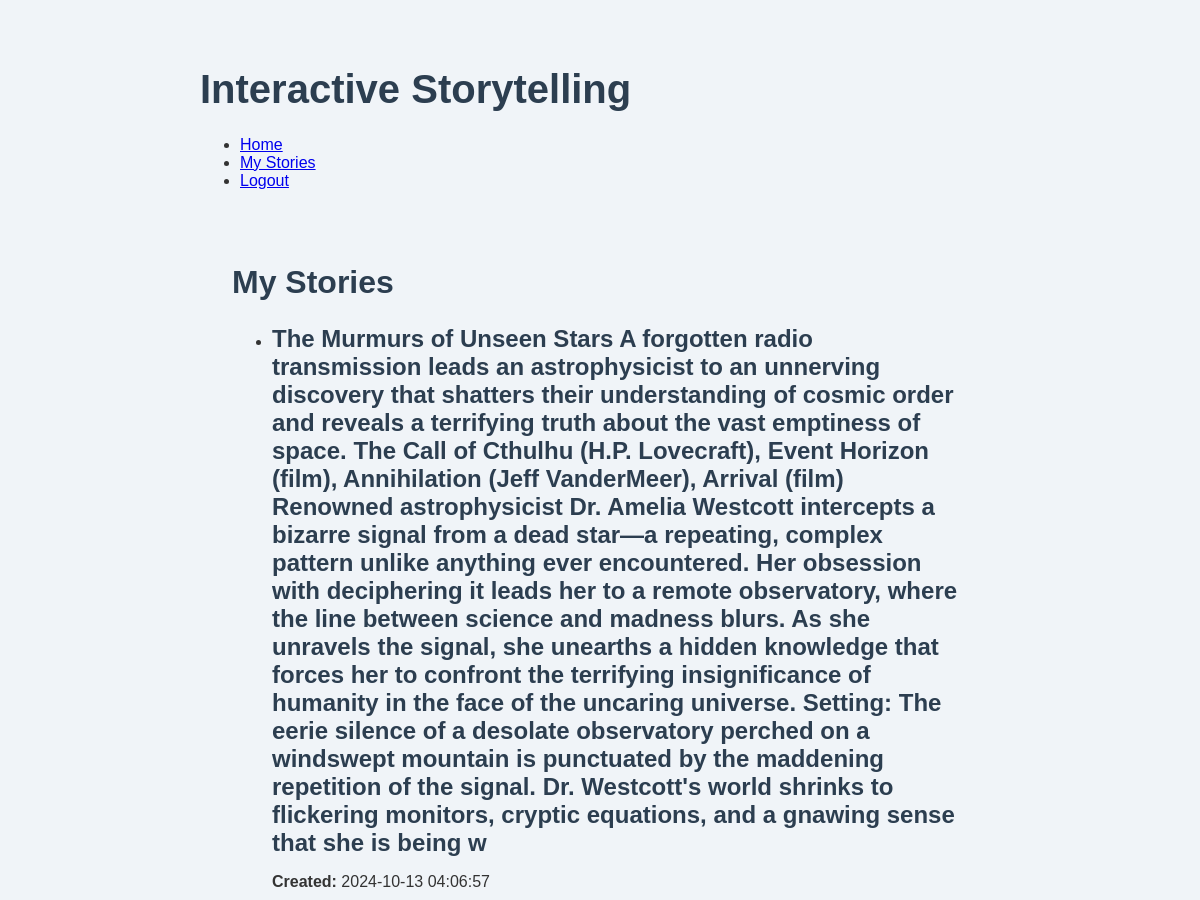
/my_stories (signed in, upper part), run on an earlier commit of the app's database.
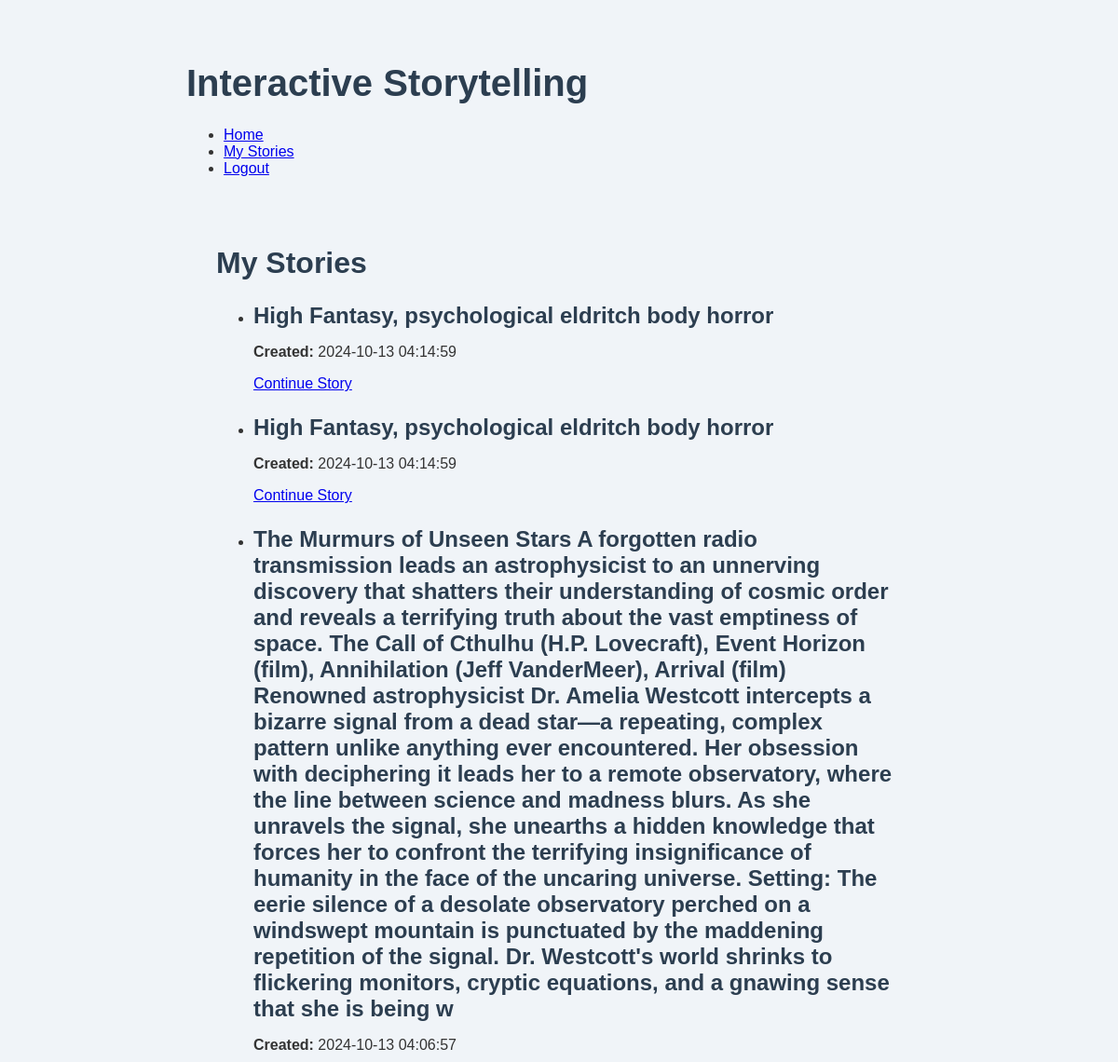
And on a later commit of the database.
### models.py (models this page shows)
class Story(db.Model):
    id = db.Column(db.Integer, primary_key=True)
    user_id = db.Column(db.Integer, db.ForeignKey('user.id'), nullable=False)
    topic = db.Column(db.String(200), nullable=False)
    book_spec = db.Column(db.Text, nullable=True)
    outline = db.Column(db.Text, nullable=True)
    created_at = db.Column(db.DateTime, default=datetime.utcnow)
    user = db.relationship('User', backref=db.backref('stories', lazy=True))

### routes.py (the view)
@main_bp.route('/my_stories')
def my_stories():
    if 'user_id' not in session:
        flash('You must be logged in to view your stories.')
        return redirect(url_for('main.login'))
    user = User.query.get(session['user_id'])
    stories = Story.query.filter_by(user_id=user.id).order_by(Story.created_at.desc()).all()
    return render_template('my_stories.html', stories=stories)

### templates/my_stories.html (shortened to what this page needs)
{% extends "base.html" %}
{% block content %}
<div class="container">
    <h2>My Stories</h2>
    {% if stories %}
        <ul class="list-group">
        {% for story in stories %}
            <li class="list-group-item">
                <h3>{{ story.topic }}</h3>
                <p><strong>Created:</strong> {{ story.created_at.strftime('%Y-%m-%d %H:%M:%S') }}</p>
                <a href="{{ url_for('main.index', story_id=story.id) }}" class="btn btn-primary">Continue Story</a>
            </li>
        {% endfor %}
        </ul>
    {% else %}
        <p>You haven't created any stories yet.</p>
    {% endif %}
</div>
{% endblock %}

### templates/base.html (shortened to what this page needs)
<!DOCTYPE html>
<html lang="en">
<head>
    <link rel="stylesheet" href="{{ url_for('static', filename='css/styles.css') }}">
</head>
<body>
    <div class="container">
        <header>
            <h1>Interactive Storytelling</h1>
            <nav>
                <ul>
                    <li><a href="{{ url_for('main.index') }}">Home</a></li>
                    {% if 'user_id' in session %}
                        <li><a href="{{ url_for('main.my_stories') }}">My Stories</a></li>
                        <li><a href="{{ url_for('main.logout') }}">Logout</a></li>
                    {% else %}
                        <li><a href="{{ url_for('main.login') }}">Login</a></li>
                        <li><a href="{{ url_for('main.register') }}">Register</a></li>
                    {% endif %}
                </ul>
            </nav>
        </header>
        <main>
            {% block content %}{% endblock %}
        </main>
    </div>
</body>
</html>

### static/css/styles.css (style rules this page uses)
body { font-family: 'Arial', sans-serif; background-color: #f0f4f8; color: #333; }
.container { max-width: 800px; margin: 0 auto; padding: 2rem; }
h1, h2, h3 { color: #2c3e50; }
h1 { font-size: 2.5rem; margin-bottom: 1.5rem; }
h2 { font-size: 2rem; margin-bottom: 1rem; }
h3 { font-size: 1.5rem; margin-bottom: 0.5rem; }

What changed in the data, as far as the page shows it:
added Story: topic "High Fantasy, psychological eldritch body horror", created_at "2024-10-13 04:14:59"
added Story: topic "High Fantasy, psychological eldritch body horror", created_at "2024-10-13 04:14:59"
